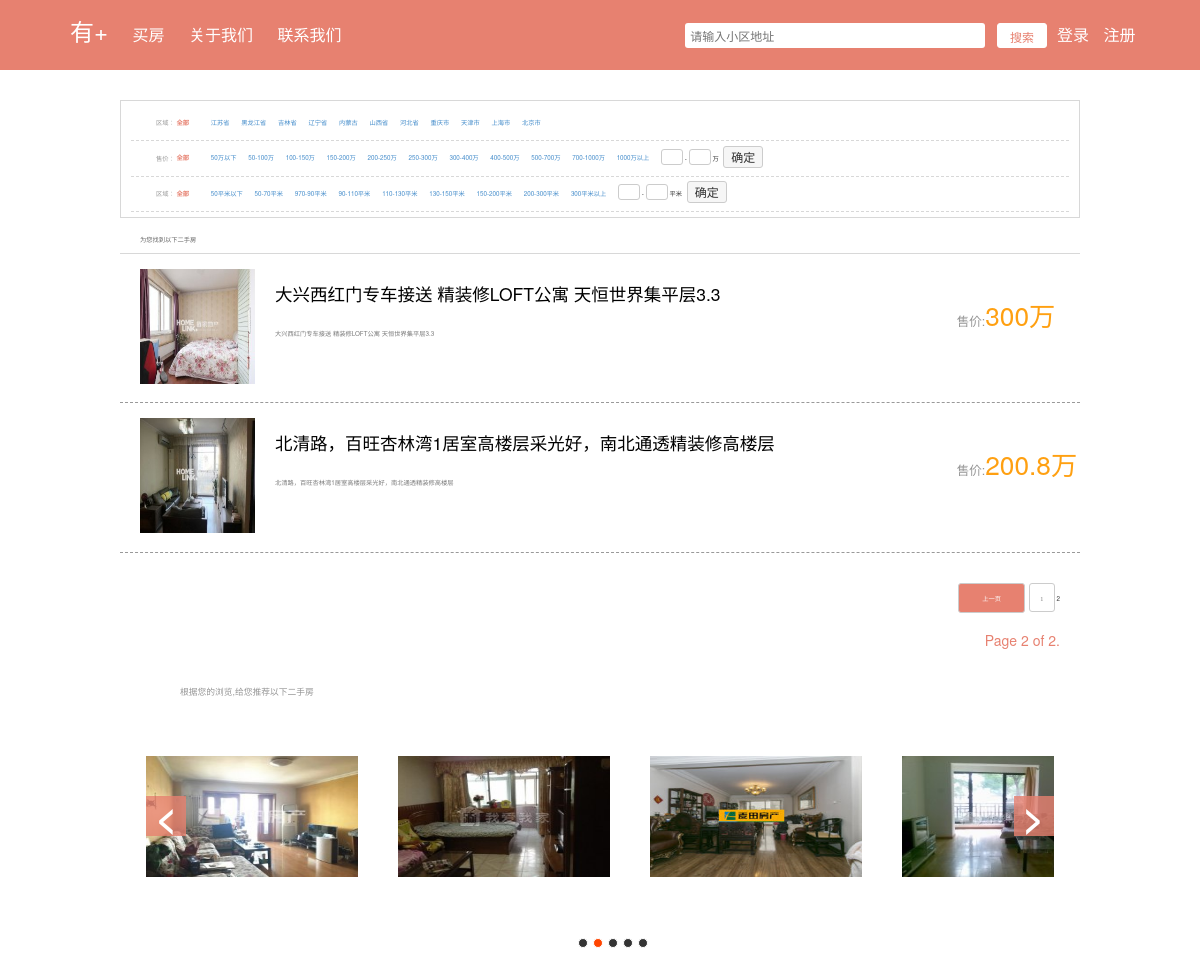
Screenshot of /?page=2 with the database file from the repository.
### account/models.py (models this page shows, shortened)
class area(models.Model):
    areaId = models.CharField(max_length=50)
    areaProvince = models.CharField(max_length=50)
    areaCity = models.CharField(max_length=50)
    areaDistrict = models.CharField(max_length=1000)
    areaHouseId = models.CharField(max_length=1000)

class price(models.Model):
    priceId = models.CharField(max_length=30)
    priceNum = models.CharField(max_length=50)

class sqm(models.Model):
    sqmId = models.CharField(max_length=30)
    sqmNum = models.CharField(max_length=30)
    sqmUrl = models.CharField(max_length=50)

class houseDetail(models.Model):
    houseId = models.CharField(max_length=50)
    imgUrl = models.FileField(upload_to='./account/template/attach-files/images/')
    houseTitle = models.CharField(max_length=100)
    houseDescribe = models.CharField(max_length=200)
    housePrice = models.CharField(max_length=50)
    houseArea = models.CharField(max_length=50)
    houseStyle = models.CharField(max_length=50)
    houseAddress = models.CharField(max_length=200)
    houseYear = models.CharField(max_length=50)
    houseResponsibleId = models.CharField(max_length=50)

### account/views.py (the view)
# urls.py: url(r'^$', 'account.views.register'),
def register(request):
    if request.method == "POST":
        uf = UserForm(request.POST)
        ufl = UserFormLogin(request.POST)
        if uf.is_valid():
            username = uf.cleaned_data['username']
            password = uf.cleaned_data['password']
            email = uf.cleaned_data['email']
            user = User()
            user.username = username
            user.password = password
            user.email = email
            user.save()
            return render_to_response('success.html',{'username':username})
        if ufl.is_valid():
            username = ufl.cleaned_data['username']
            password = ufl.cleaned_data['password']
            user = User.objects.filter(username__exact=username, password__exact=password)
            if user:
                return render_to_response('register.html', {'username': username})
            else:
                return HttpResponseRedirect('/account/')
    else:
        uf = UserForm()
        ufl = UserFormLogin()
    data = houseDetail.objects.order_by('houseId')
    for d in data:
        d.imgUrl = d.imgUrl.name.split(",")[0].split("/")[-1]
    areadata = area.objects.all()
    pricedata = price.objects.all()
    sqmdata = sqm.objects.all()
    searchdata = request.GET.get("search",'s')
    context['uf'] = uf
    context['ufl'] = ufl
    context['areadata'] = areadata
    context['pricedata'] = pricedata
    context['sqmdata'] = sqmdata
    limit = 6
    paginator = Paginator(data, limit)
    page = request.GET.get('page')
    try:
        data = paginator.page(page)
    except PageNotAnInteger:
        data = paginator.page(1)
    except EmptyPage:
        data = paginator.page(paginator.num_pages)
    context['data'] = data
    c.execute('select * from account_housedetail where account_housedetail.houseAddress like "%' + searchdata + '%"')
    datas = []
    for i in c.fetchall():
        datas.append({'houseId': i[1], 'imgUrl': i[2].split(",")[0], 'houseTitle': i[3], 'housePrice': i[5]})
    if datas:
        context['data'] = datas
    else:
        context['data'] = data
    return render_to_response('register.html',context,context_instance=RequestContext(request))

### account/views.py
class UserForm(forms.Form):
    username = forms.CharField(label='',max_length=100)
    password = forms.CharField(label='',widget=forms.PasswordInput())
    email = forms.EmailField(label='')

class UserFormLogin(forms.Form):
    username = forms.CharField(label='', max_length=100)
    password = forms.CharField(label='', widget=forms.PasswordInput())

### account/template/register.html (shortened to what this page needs)
<!DOCTYPE html PUBLIC "-//W3C//DTD XHTML 1.0 Strict//EN" "http://www.w3.org/TR/xhtml1/DTD/xhtml1-strict.dtd">
<html xmlns="http://www.w3.org/1999/xhtml" xml:lang="en" lang="en">
<head>
</head>
<body>
{% extends "header.html" %}
    {% block content %}
    <div class="content">
        <div class="houseinfo">
            <div class="div-border items-list">
                <div class="items">
                    <span class="item-title">区域：</span>
                    <span class="elems-l">
							<span class="selected-item">全部</span>
							{% for a in areadata %}
							<a href="/area/{{ a.areaId }}">{{ a.areaProvince }}</a>
							{% endfor %}
						</span>
                </div>
                <div class="items">
						<span class="item-title">售价：</span>
						<span class="elems-l">
							<span class="selected-item">全部</span>
							{% for p in pricedata %}
							<a href="#">{{ p.priceNum }}</a>
							{% endfor %}
						</span>
						<div class="pricecond">
							<form action="" id="pr_form_apf_id_11" onsubmit="return priceCondition.submit(0);">
								<input class="from-price" type="text" name="from_price" maxlength="5" id="from_price" autocomplete="off" value>
								-
								<input class="to-price" type="text" name="to_price" maxlength="5" id="to_price" autocomplete="off" value>
								<span class>万</span>
								<input class="smit" type="submit" id="pricerange_search" value="确定">
							</form>
						</div>
					</div>
                <div class="items">
						<span class="item-title">区域：</span>
						<span class="elems-l">
							<span class="selected-item">全部</span>
							{% for s in sqmdata %}
							<a href="{{ s.sqmUrl }}">{{s.sqmNum}}</a>
							{% endfor %}
						</span>
						<div class="areacond">
							<form method="get" action="" id="pr_form_apf_id_11" onsubmit="return areaCondition.submit(0);">
								<input class="from-area" type="text" maxlength="5" id="from_area" autocomplete="off" value>
								-
								<input class="to-area" type="text" maxlength="5" id="to_area" autocomplete="off" value>
								<span class>平米</span>
								<input class="smit" id="arearange_search" type="submit" value="确定">
							</form>
						</div>
                </div>
            </div>
            <div class="sale-left">
                <div class="sortby clearfix sortby-top-2">
					<span>为您找到以下<strong>{{ adata.areaProvince}}</strong>二手房</span>
				</div>
                <ul class="house-list" id="house-list">
                    {% if currentUrl == undefined %}
                    {% for hd in data %}
                     <a href="/housedetail/{{hd.houseId}}">
                         <li class>
                                <img src="{{STATIC_URL}}images/{{ hd.imgUrl }}">
                                <div class="house-detail">
                                    <div class="house-title">
                                        <p>{{ hd.houseTitle }}</p>
                                    </div>
                                    <div class="house-info">
                                        <p>{{ hd.houseTitle }}</p>
                                    </div>
                                </div>
                                <div class="price">
                                    <p>售价:<span>{{ hd.housePrice }}万</span></p>
                                </div>
                         </li>
                     </a>
                    {% endfor %}
                    <div class="multi-page">
                         {% if data.has_previous %}
                         <a href="/?page={{ data.previous_page_number }}" class="aPre">上一页</a>
                         {% endif %}
                         {% for page_number in data.paginator.page_range %}
                            {% ifequal page_number  data.number %}
                                {{ page_number }}
                            {% else %}
                                <a href="/?page={{ page_number }}">{{ page_number }}</a>
                            {% endifequal %}
                         {% endfor %}
                         <p>Page {{ data.number }} of {{ data.paginator.num_pages }}.</p>
                    </div>
                    {% endif %}
					</ul>
            </div>
            <div class="recommend">
                <span>根据您的浏览,给您推荐以下二手房</span>
            </div>
            <div class="history-content" id="history-content">
                <div class="list" id="list">
                    <img src="{{STATIC_URL}}images/4.jpg" alt="4">
                    <img src="{{STATIC_URL}}images/5.jpg" alt="5">
                    <img src="{{STATIC_URL}}images/6.jpg" alt="3">
                    <img src="{{STATIC_URL}}images/7.jpg" alt="4">
                </div>
                <div class="buttons" id="buttons">
                    <span index="1" class="on"></span>
                    <span index="2"></span>
                    <span index="3"></span>
                    <span index="4"></span>
                    <span index="5"></span>
                </div>
                <a href="javascript:;" id="prev" class="arrow">&lt;</a>
                <a href="javascript:;" id="next" class="arrow">&gt;</a>
            </div>
        </div>
    </div>
    {% endblock %}

### account/template/attach-files/css/gp.css (style rules this page uses)
li { list-style: none; }
.content { width: 100%; min-height: 100%; z-index: 1; }
.history-content { height:600px; margin: 0 auto; overflow:hidden; position:relative; top:23%; }
.list { height: 600px; position: absolute; z-index: 1; }
.list img { float:left; padding:30px 40px 0 0; }
.buttons { width: 100px; height: 10px; position: absolute; bottom: 20px; left:250px; z-index: 2; }
.buttons span { width: 10px; height: 10px; float: left; margin-right: 5px; border:1px solid #fff; border-radius:50%; background: #333; cursor: pointer; }
.buttons .on { background: orangered; }
.arrow { width: 40px; height: 40px; line-height: 40px; text-align: center; position: absolute; top:80px; font-size: 36px; font-weight:bold; background: rgba(231,129,112,0.8); cursor: pointer; z-index: 2; }
.arrow,.arrow:link,.arrow:hover { color:#fff; }
#prev { left:-0px; }
#next { right:0px; }
.div-border { border:1px solid #d8d8d8; border-radius: 5px; }
.items-list { width: 80%; margin-left: 10%; margin-top: 30px; padding: 5px 10px; border-radius: 0; position: relative; z-index: 1; }
.items { line-height: 26px; padding: 4px 10px; border-bottom: 1px dashed #d8d8d8; }
.items .item-title { display: inline-block; color: #999; margin-left: 15px; vertical-align: middle; }
.items .elems-l { display: inline-block; }
.items span .selected-item { color: #e78170; font-weight: bold; margin-right: 20px; }
.items a { margin-right: 10px; display: inline-block; }
.items .pricecond, .items .areacond { height: 26px; line-height: 26px; display: inline-block; vertical-align: bottom; }
.items form { display: inline-block; vertical-align: top; }
.items form input { border: 1px solid #ccc; border-radius: 3px; height: 16px; line-height: 16px; padding: 0 3px; text-align: center; margin: -4px 0 0 0; width: 22px; }
select,input { vertical-align: middle; }
input,select,input,textarea { font-size: 12px; outline:0; }
.items form input.smit { width: 40px; height: 22px; margin-left: 3px; color: #333; cursor: pointer; border: 1px solid #ccc; background-color: #f6f6f6; }
.sale-left { width: 80%; margin-left: 10%; float: left; position: relative; z-index: 0; }
.sortby { color: #666; padding-left: 20px; padding-right: 20px; margin-bottom: 10px; }
.sortby-top-2 { margin-top: 19px; }
.house-list li.fst-li { border-top: 1px solid #d8d8d8; }
.house-list li { position: relative; cursor: pointer; color: #797979; border-bottom: 1px dashed #999; padding: 15px 0 0px 20px; height: 150px; line-height:150px; }
.house-list li img, .house-list li .house-detail, .house-list li .price { display: inline-block; }
.house-list li img { float: left; width: 115px; height: 115px; vertical-align:middle; }
.house-list .house-detail { padding-left: 20px; width:700px; }
.house-detail .house-title p { position:relative; bottom:50px; font-size:2.8em; color:#000; }
.house-detail .house-info { position:relative; bottom:160px; }
.house-list .price p { font-size:2em; color:#959595; position:relative; bottom:170px; }
.house-list .price p span { font-size:2.1em; color:#ffa011; }
.multi-page { margin: 30px 20px 40px 0; text-align: right!important; }
.multi-page a, .multi-page i { display: inline-block; text-align: center; }
.multi-page i, .multi-page a:link, .multi-page a:visited { width: 26px; height: 29px; line-height: 29px; background: #fff; margin: 0 0 0 2px; color: #777; text-decoration: none; border: 1px solid #ccc; border-radius: 3px; font-family: Tahoma; }
ul .multi-page .aPre, ul .multi-page .aNxt, .multi-page .aPre, .multi-page .aNxt { width: 67px; height: 30px; line-height: 30px; text-align: center; background-color: #e78170; color: #fff; border-radius:3px; }
ul .multi-page p, .multi-page p { font-size:14px; color:#e78170; padding-top:20px; }
.history-content { width:70%; padding:10px; border-radius:3px; }
.recommend { width:70%; margin-left:15%; font-size:1.4em; color:#959595; margin-bottom:20px; }

### rows the page displays
area: areaProvince "江苏省"
area: areaProvince "黑龙江省"
area: areaProvince "吉林省"
area: areaProvince "辽宁省"
area: areaProvince "内蒙古"
area: areaProvince "山西省"
area: areaProvince "河北省"
area: areaProvince "重庆市"
area: areaProvince "天津市"
area: areaProvince "上海市"
area: areaProvince "北京市"
price: priceNum "50万以下"
price: priceNum "50-100万"
price: priceNum "100-150万"
price: priceNum "150-200万"
price: priceNum "200-250万"
price: priceNum "250-300万"
price: priceNum "300-400万"
price: priceNum "400-500万"
price: priceNum "500-700万"
price: priceNum "700-1000万"
price: priceNum "1000万以上"
sqm: sqmNum "50平米以下"
sqm: sqmNum "50-70平米"
sqm: sqmNum "970-90平米"
sqm: sqmNum "90-110平米"
sqm: sqmNum "110-130平米"
sqm: sqmNum "130-150平米"
sqm: sqmNum "150-200平米"
sqm: sqmNum "200-300平米"
sqm: sqmNum "300平米以上"
houseDetail: imgUrl (picture), houseTitle "大兴西红门专车接送 精装修LOFT公寓 天恒世界集平层3.3", housePrice "300"
houseDetail: imgUrl (picture), houseTitle "北清路，百旺杏林湾1居室高楼层采光好，南北通透精装修高楼层", housePrice "200.8"

### other values shown
{{ page_number }} "1"
{{ page_number }} "2"
{{ data.number }} "2"
{{ data.paginator.num_pages }} "2"
